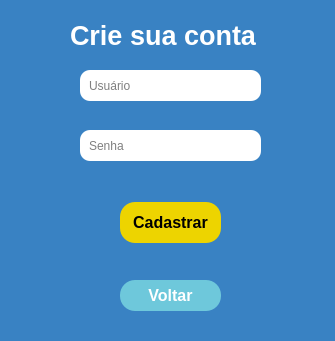
<?xml version="1.0" encoding="UTF-8"?>
<ui version="4.0">
 <class>MainWindow</class>
 <widget class="QMainWindow" name="MainWindow">
  <property name="geometry">
   <rect>
    <x>0</x>
    <y>0</y>
    <width>335</width>
    <height>341</height>
   </rect>
  </property>
  <property name="minimumSize">
   <size>
    <width>335</width>
    <height>341</height>
   </size>
  </property>
  <property name="maximumSize">
   <size>
    <width>335</width>
    <height>341</height>
   </size>
  </property>
  <property name="windowTitle">
   <string>Cadastre-se</string>
  </property>
  <property name="styleSheet">
   <string notr="true">background-color: rgb(57, 130, 195);</string>
  </property>
  <widget class="QWidget" name="centralwidget">
   <widget class="QLabel" name="label">
    <property name="geometry">
     <rect>
      <x>70</x>
      <y>10</y>
      <width>201</width>
      <height>51</height>
     </rect>
    </property>
    <property name="styleSheet">
     <string notr="true">font-size: 20pt;
color: white;
font-weight: bold;</string>
    </property>
    <property name="text">
     <string>Crie sua conta</string>
    </property>
   </widget>
   <widget class="QPushButton" name="pushButton">
    <property name="geometry">
     <rect>
      <x>120</x>
      <y>202</y>
      <width>101</width>
      <height>41</height>
     </rect>
    </property>
    <property name="font">
     <font>
      <pointsize>12</pointsize>
      <weight>75</weight>
      <bold>true</bold>
     </font>
    </property>
    <property name="cursor">
     <cursorShape>PointingHandCursor</cursorShape>
    </property>
    <property name="styleSheet">
     <string notr="true">background-color: rgb(237, 212, 0);
border-radius: 15px;</string>
    </property>
    <property name="text">
     <string>Cadastrar</string>
    </property>
    <property name="default">
     <bool>true</bool>
    </property>
   </widget>
   <widget class="QLineEdit" name="lineEdit">
    <property name="geometry">
     <rect>
      <x>80</x>
      <y>70</y>
      <width>181</width>
      <height>31</height>
     </rect>
    </property>
    <property name="styleSheet">
     <string notr="true">border-radius: 10px;
background-color:white;
padding: 4px;
padding-left: 7px;
</string>
    </property>
    <property name="placeholderText">
     <string>Usuário</string>
    </property>
   </widget>
   <widget class="QLineEdit" name="lineEdit_2">
    <property name="geometry">
     <rect>
      <x>80</x>
      <y>130</y>
      <width>181</width>
      <height>31</height>
     </rect>
    </property>
    <property name="styleSheet">
     <string notr="true">border-radius: 10px;
background-color:white;
padding: 4px;
padding-left: 7px;</string>
    </property>
    <property name="placeholderText">
     <string>Senha</string>
    </property>
   </widget>
   <widget class="QLabel" name="label_4">
    <property name="geometry">
     <rect>
      <x>20</x>
      <y>246</y>
      <width>291</width>
      <height>31</height>
     </rect>
    </property>
    <property name="styleSheet">
     <string notr="true">color: rgb(237, 212, 0);;
font-size: 13pt;
font-weight: bold;
</string>
    </property>
    <property name="text">
     <string/>
    </property>
   </widget>
   <widget class="QPushButton" name="pushButton_2">
    <property name="geometry">
     <rect>
      <x>120</x>
      <y>280</y>
      <width>101</width>
      <height>31</height>
     </rect>
    </property>
    <property name="font">
     <font>
      <pointsize>12</pointsize>
      <weight>75</weight>
      <bold>true</bold>
     </font>
    </property>
    <property name="cursor">
     <cursorShape>PointingHandCursor</cursorShape>
    </property>
    <property name="styleSheet">
     <string notr="true">background-color: #6EC8DB;
color:white;
border-radius: 15px;
</string>
    </property>
    <property name="text">
     <string>Voltar</string>
    </property>
   </widget>
   <widget class="QLabel" name="label_5">
    <property name="geometry">
     <rect>
      <x>48</x>
      <y>170</y>
      <width>241</width>
      <height>31</height>
     </rect>
    </property>
    <property name="styleSheet">
     <string notr="true">color: rgb(237, 212, 0);;
font-size: 13pt;
font-weight: bold;
</string>
    </property>
    <property name="text">
     <string/>
    </property>
   </widget>
   <zorder>label</zorder>
   <zorder>pushButton</zorder>
   <zorder>lineEdit</zorder>
   <zorder>lineEdit_2</zorder>
   <zorder>pushButton_2</zorder>
   <zorder>label_5</zorder>
   <zorder>label_4</zorder>
  </widget>
 </widget>
 <tabstops>
  <tabstop>lineEdit</tabstop>
  <tabstop>lineEdit_2</tabstop>
  <tabstop>pushButton</tabstop>
  <tabstop>pushButton_2</tabstop>
 </tabstops>
 <resources/>
 <connections/>
</ui>
